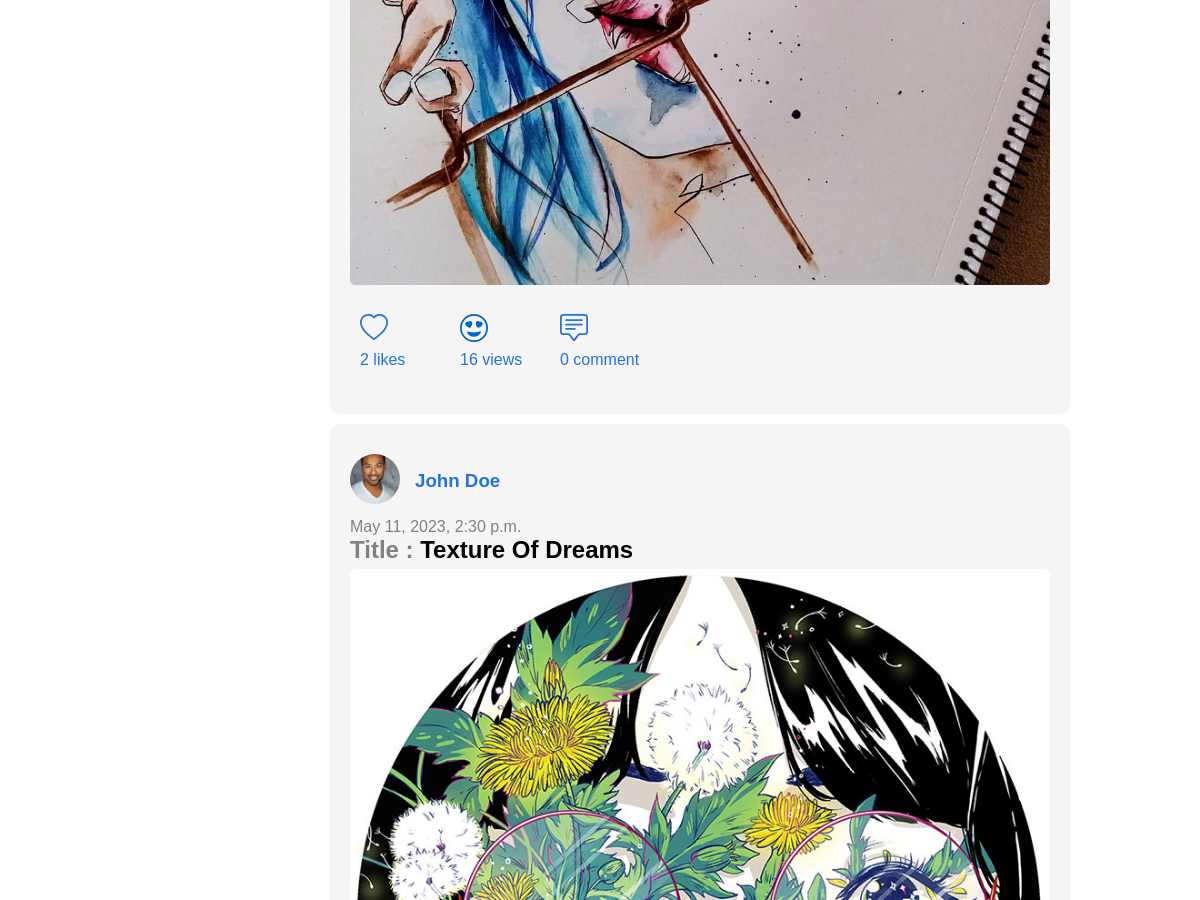
The app's page /blog/blog/1/ (middle part), older data.
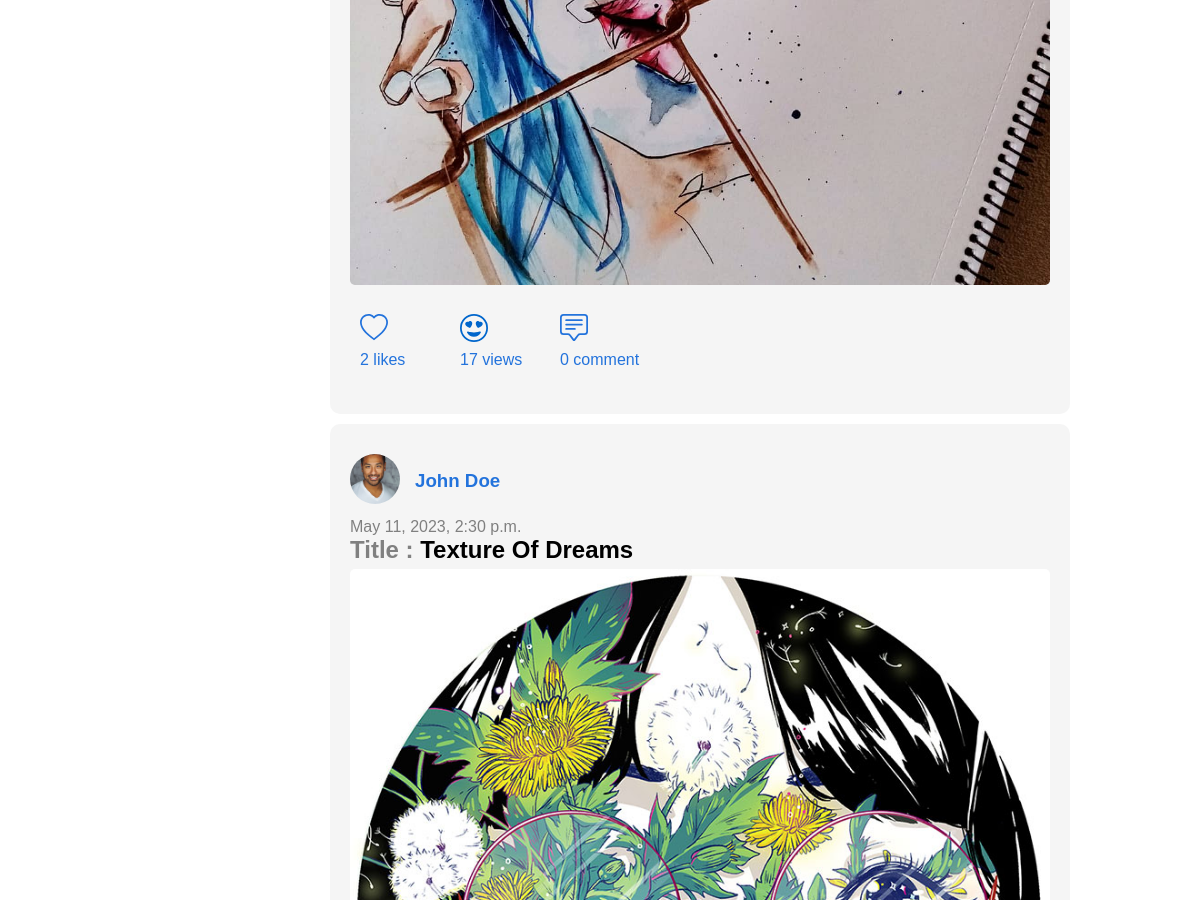
The same page, newer data.
### blog/models.py (models this page shows, shortened)
class CreatePost(models.Model):
    bloger = models.ForeignKey(Bloger, on_delete=models.CASCADE)
    title = models.CharField(max_length=200)
    description = models.TextField(default=True, blank=True, null=True)
    pic1 = models.ImageField(upload_to="blogimages/",
                             default=None, blank=True, null=True)
    date = models.DateTimeField(blank=True, null=True)
    post_view_count = models.IntegerField(default=0)

### blog/views.py (the view)
# urls.py: path('blog/<str:pk>/', views.blogpage, name='blogpage'),
def blogpage(request, pk):
    try:
        blog_count = Blog_page_view_count.objects.get(id=1)
        blog_count.blog_view_count += 1
        blog_count.save()
    except:
        pass
    n = int(pk)*10 - 10
    postcount = CreatePost.objects.all()
    page = [i+1 for i in range(math.floor(postcount.count()/10)+1)]
    posts = CreatePost.objects.all().order_by('date').reverse()[0+n:10+n]
    return render(request, 'blogPage.html', {'posts': posts, "page": page})

### blog/templatetags/blog.py (called while the page is built)
@register.filter(name="likedPost")
def likedPost(request, num):
    try:
        bloger = Bloger.objects.get(username=auth.get_user(request))
        liked = Like.objects.filter(
            bloger=bloger, post=CreatePost.objects.get(id=num))
    except:
        liked = False
    return liked

@register.filter(name="likeCount")
def likeCount(request, num):
    try:
        post = CreatePost.objects.all().get(id=num)
        like = Like.objects.filter(post=post, liked=True)
        like = like.count()
    except:
        like = 0
    return like

@register.filter(name="commentCount")
def commentCount(request, num):
    try:
        post = CreatePost.objects.all().get(id=num)
        comment = Comment.objects.filter(post=post)
        comment = comment.count()
    except:
        comment = 0
    return comment

@register.filter(name="videoTrue")
def videoTrue(request, num):
    try:
        post = CreatePost.objects.all().get(id=num)
        a = str(post.pic1)
        if a.endswith(".mp4"):
            vid = True
        else:
            vid = False
    except:
        vid = False
    return vid

### blog/templates/blogPage.html (shortened to what this page needs)
{% extends 'blogBase.html' %} {% load blog %} {% block blog %}
<div class="blogSec">
  <div class="content">
    {% for i in posts %}
    <div class="posts">
      <a href="{% url 'bloguserProfile' i.bloger.username %}">
        <div class="post-profile">
          {% if i.bloger.pic %}
              <div class="pimg"><img src="{{i.bloger.pic.url}}" alt="" /></div>
          {%else%}
              <div class="pimg"><img src="/static/images/No_image_available.png" alt="" /></div>
          {%endif%}
          <h3>{{i.bloger.name}}</h3>
        </div>
      </a>
      <span>{{i.date}}</span>
      <h2><span>Title : </span> {{i.title}}</h2>
      <div>
        <a href="{% url 'blogpost' i.id %}">
          {% if request|videoTrue:i.id %}
          <div><video src="{{i.pic1.url}}" controls></video></div>
          {% elif i.pic1 %}
          <div><img src="{{i.pic1.url}}" alt="" /></div>
          {%else%}
          <div><img src="/static/images/No_image_available.png" alt="" /></div>
          {%endif%}
        </a>
      </div>
      <div>
        <div class="postsicon">
          <div class="like">
            <div>
              {% if request|likedPost:i.id %}
              {% for j in request|likedPost:i.id %}
              {% if j.liked %}
              <a href="{% url 'blogunlike' i.id %}"><svg xmlns="http://www.w3.org/2000/svg" width="16" height="16" fill="currentColor" class="bi bi-heart-fill" viewBox="0 0 16 16">
                <path fill-rule="evenodd" d="M8 1.314C12.438-3.248 23.534 4.735 8 15-7.534 4.736 3.562-3.248 8 1.314z"/>
              </svg></a>
              {%else%}
              <a href="{% url 'bloglike' i.id %}"><svg xmlns="http://www.w3.org/2000/svg" width="16" height="16" fill="currentColor" class="bi bi-heart" viewBox="0 0 16 16">
                <path d="m8 2.748-.717-.737C5.6.281 2.514.878 1.4 3.053c-.523 1.023-.641 2.5.314 4.385.92 1.815 2.834 3.989 6.286 6.357 3.452-2.368 5.365-4.542 6.286-6.357.955-1.886.838-3.362.314-4.385C13.486.878 10.4.28 8.717 2.01L8 2.748zM8 15C-7.333 4.868 3.279-3.04 7.824 1.143c.06.055.119.112.176.171a3.12 3.12 0 0 1 .176-.17C12.72-3.042 23.333 4.867 8 15z"/>
              </svg></a>
              {%endif%}
              {%endfor%}
              {%else%}
              <a href="{% url 'bloglike' i.id %}"></a>
              {%endif%}
            </div>
            <div>
              <a href="{% url 'blogpost' i.id %}">
                {% if  request|likeCount:i.id %}
                {{request|likeCount:i.id}} likes
                {%else%}
                0 like
                {%endif%}
              </a>
            </div>
          </div>
          <div class="views">
            <div>
              <a href="{% url 'blogpost' i.id %}">
              </a>
            </div>
            <div>
              <a href="{% url 'blogpost' i.id %}">
                {{i.post_view_count}} views
              </a>
            </div>
          </div>
          <div class="comment">
            <div>
              <a href="{% url 'blogpost' i.id %}">
              </a>
            </div>
            <div>
              <a href="{% url 'blogpost' i.id %}">
                {% if  request|commentCount:i.id %}
                {{request|commentCount:i.id}} comments
                {%else%}
                0 comment
                {%endif%}
              </a>
            </div>
          </div>
        </div>
      </div>
    </div>
    {%empty%}
    <div class="nocontent">Currently no post available by users.</div>
    {% endfor %}
  </div>
</div>
{% endblock %}

Row changes from the older to the newer data that the page shows:
changed CreatePost (number 1 of 2 on the later page): post_view_count "16" → "17"
